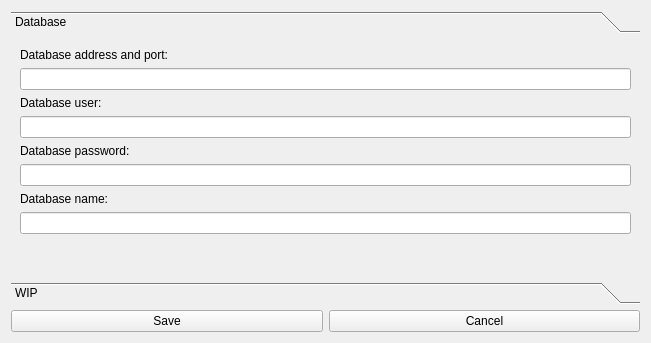
<?xml version="1.0" encoding="UTF-8"?>
<ui version="4.0">
 <class>ConfigurationWindow</class>
 <widget class="QWidget" name="ConfigurationWindow">
  <property name="geometry">
   <rect>
    <x>0</x>
    <y>0</y>
    <width>651</width>
    <height>343</height>
   </rect>
  </property>
  <property name="windowTitle">
   <string>Form</string>
  </property>
  <layout class="QGridLayout" name="gridLayout">
   <item row="0" column="0">
    <widget class="QToolBox" name="toolBox">
     <property name="enabled">
      <bool>true</bool>
     </property>
     <property name="currentIndex">
      <number>0</number>
     </property>
     <widget class="QWidget" name="page">
      <property name="geometry">
       <rect>
        <x>0</x>
        <y>0</y>
        <width>633</width>
        <height>236</height>
       </rect>
      </property>
      <attribute name="label">
       <string>Database</string>
      </attribute>
      <layout class="QGridLayout" name="gridLayout_2">
       <item row="0" column="0">
        <layout class="QVBoxLayout" name="verticalLayout">
         <item>
          <widget class="QLabel" name="label">
           <property name="text">
            <string>Database address and port:</string>
           </property>
          </widget>
         </item>
         <item>
          <widget class="QLineEdit" name="databaseUri"/>
         </item>
         <item>
          <widget class="QLabel" name="label_2">
           <property name="text">
            <string>Database user:</string>
           </property>
          </widget>
         </item>
         <item>
          <widget class="QLineEdit" name="databaseUserEdit"/>
         </item>
         <item>
          <widget class="QLabel" name="label_3">
           <property name="text">
            <string>Database password:</string>
           </property>
          </widget>
         </item>
         <item>
          <widget class="QLineEdit" name="databasePasswordEdit">
           <property name="inputMask">
            <string/>
           </property>
           <property name="echoMode">
            <enum>QLineEdit::Password</enum>
           </property>
          </widget>
         </item>
         <item>
          <widget class="QLabel" name="label_4">
           <property name="text">
            <string>Database name:</string>
           </property>
          </widget>
         </item>
         <item>
          <widget class="QLineEdit" name="databaseNameEdit"/>
         </item>
         <item>
          <spacer name="verticalSpacer">
           <property name="orientation">
            <enum>Qt::Vertical</enum>
           </property>
           <property name="sizeHint" stdset="0">
            <size>
             <width>20</width>
             <height>40</height>
            </size>
           </property>
          </spacer>
         </item>
        </layout>
       </item>
      </layout>
     </widget>
     <widget class="QWidget" name="page_2">
      <property name="enabled">
       <bool>false</bool>
      </property>
      <property name="geometry">
       <rect>
        <x>0</x>
        <y>0</y>
        <width>633</width>
        <height>193</height>
       </rect>
      </property>
      <attribute name="label">
       <string>WIP</string>
      </attribute>
     </widget>
    </widget>
   </item>
   <item row="3" column="0">
    <layout class="QHBoxLayout" name="horizontalLayout">
     <item>
      <widget class="QPushButton" name="saveButton">
       <property name="text">
        <string>Save</string>
       </property>
      </widget>
     </item>
     <item>
      <widget class="QPushButton" name="cancelButton">
       <property name="text">
        <string>Cancel</string>
       </property>
      </widget>
     </item>
    </layout>
   </item>
  </layout>
 </widget>
 <resources/>
 <connections/>
</ui>
